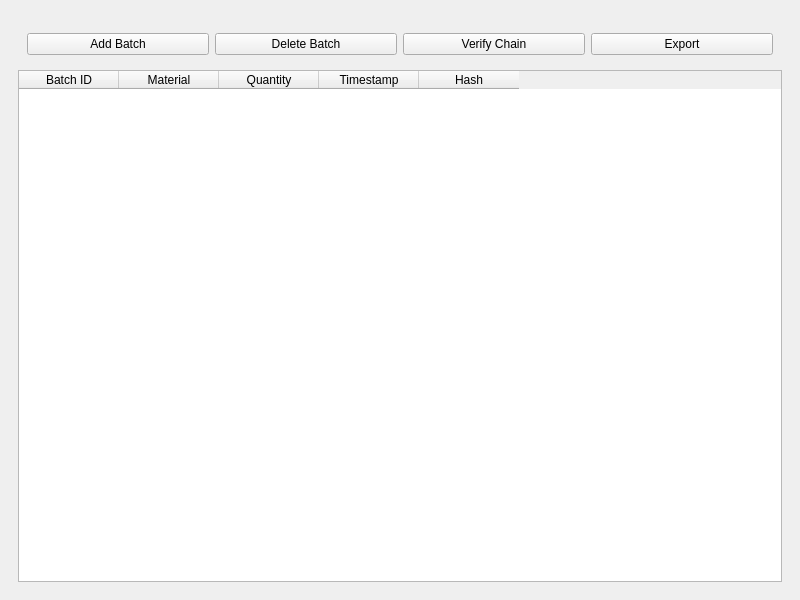
<?xml version="1.0" encoding="UTF-8"?>
<ui version="4.0">
 <class>MainWindow</class>
 <widget class="QMainWindow" name="MainWindow">
  <property name="geometry">
   <rect>
    <x>0</x>
    <y>0</y>
    <width>800</width>
    <height>600</height>
   </rect>
  </property>
  <property name="windowTitle">
   <string>MainWindow</string>
  </property>
  <widget class="QWidget" name="centralwidget">
   <layout class="QVBoxLayout" name="verticalLayout">
    <item>
     <widget class="QWidget" name="widget" native="true">
      <layout class="QVBoxLayout" name="verticalLayout_2">
       <item>
        <widget class="QWidget" name="chartContainer" native="true"/>
       </item>
       <item>
        <widget class="QWidget" name="widget_2" native="true">
         <layout class="QHBoxLayout" name="horizontalLayout">
          <item>
           <widget class="QPushButton" name="addBatchButton">
            <property name="text">
             <string>Add Batch</string>
            </property>
           </widget>
          </item>
          <item>
           <widget class="QPushButton" name="deleteBtn">
            <property name="text">
             <string>Delete Batch</string>
            </property>
           </widget>
          </item>
          <item>
           <widget class="QPushButton" name="verifyBtn">
            <property name="text">
             <string>Verify Chain</string>
            </property>
           </widget>
          </item>
          <item>
           <widget class="QPushButton" name="exportBtn">
            <property name="text">
             <string>Export</string>
            </property>
           </widget>
          </item>
         </layout>
        </widget>
       </item>
       <item>
        <widget class="QTableWidget" name="batchTable">
         <property name="columnCount">
          <number>5</number>
         </property>
         <column>
          <property name="text">
           <string>Batch ID</string>
          </property>
         </column>
         <column>
          <property name="text">
           <string>Material</string>
          </property>
         </column>
         <column>
          <property name="text">
           <string>Quantity</string>
          </property>
         </column>
         <column>
          <property name="text">
           <string>Timestamp</string>
          </property>
         </column>
         <column>
          <property name="text">
           <string>Hash</string>
          </property>
         </column>
        </widget>
       </item>
      </layout>
     </widget>
    </item>
   </layout>
  </widget>
  <widget class="QMenuBar" name="menubar">
   <property name="geometry">
    <rect>
     <x>0</x>
     <y>0</y>
     <width>800</width>
     <height>17</height>
    </rect>
   </property>
  </widget>
 </widget>
 <resources/>
 <connections/>
</ui>
